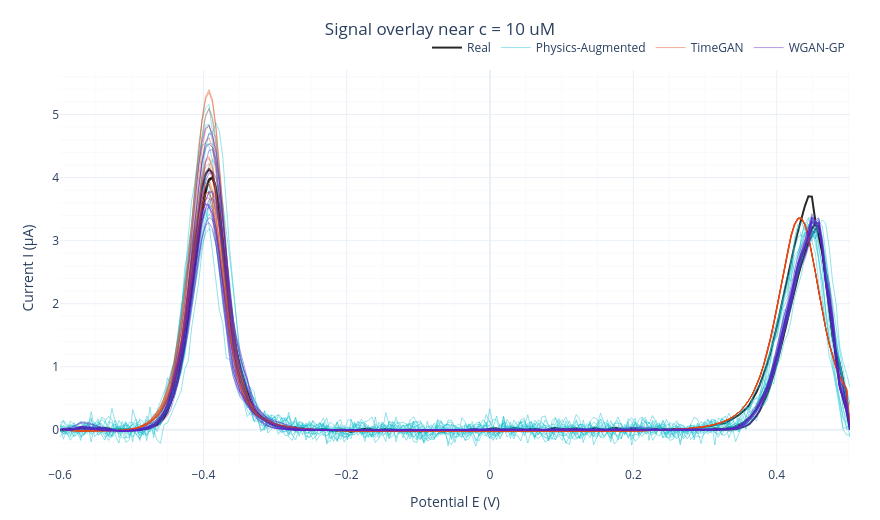

The notebook cell saved with this chart:
### Markdown cell above
## 2 - Simple overlay: real vs every synthetic source

The most direct sanity check - do the synthetic curves sit on top of the
real replicates?

### Code cell
fa.plot_signal_overlay(E, real, sources, concentration=10.0,
                       title='Signal overlay near c = 10 uM').show()

### Figure 1 — Plotly figure (JSON) as saved in the notebook; plotly's stock layout.template omitted (floating-point values rounded to 4 significant figures; data arrays with more than 128 entries replaced by an {"elided": "..."} marker saying what was removed)
{"data": [{"legendgroup": "Real", "line": {"color": "#111111", "width": 2}, "mode": "lines", "name": "Real", "opacity": 0.9, "showlegend": true, "type": "scatter", "x": {"elided": "229 float values"}, "y": {"elided": "229 float values"}}, {"legendgroup": "Real", "line": {"color": "#111111", "width": 2}, "mode": "lines", "name": "Real", "opacity": 0.9, "showlegend": false, "type": "scatter", "x": {"elided": "229 float values"}, "y": {"elided": "229 float values"}}, {"legendgroup": "Real", "line": {"color": "#111111", "width": 2}, "mode": "lines", "name": "Real", "opacity": 0.9, "showlegend": false, "type": "scatter", "x": {"elided": "229 float values"}, "y": {"elided": "229 float values"}}, {"legendgroup": "Physics-Augmented", "line": {"color": "#17becf", "width": 1}, "mode": "lines", "name": "Physics-Augmented", "opacity": 0.45, "showlegend": true, "type": "scatter", "x": {"elided": "229 float values"}, "y": {"elided": "229 float values"}}, {"legendgroup": "Physics-Augmented", "line": {"color": "#17becf", "width": 1}, "mode": "lines", "name": "Physics-Augmented", "opacity": 0.45, "showlegend": false, "type": "scatter", "x": {"elided": "229 float values"}, "y": {"elided": "229 float values"}}, {"legendgroup": "Physics-Augmented", "line": {"color": "#17becf", "width": 1}, "mode": "lines", "name": "Physics-Augmented", "opacity": 0.45, "showlegend": false, "type": "scatter", "x": {"elided": "229 float values"}, "y": {"elided": "229 float values"}}, {"legendgroup": "Physics-Augmented", "line": {"color": "#17becf", "width": 1}, "mode": "lines", "name": "Physics-Augmented", "opacity": 0.45, "showlegend": false, "type": "scatter", "x": {"elided": "229 float values"}, "y": {"elided": "229 float values"}}, {"legendgroup": "Physics-Augmented", "line": {"color": "#17becf", "width": 1}, "mode": "lines", "name": "Physics-Augmented", "opacity": 0.45, "showlegend": false, "type": "scatter", "x": {"elided": "229 float values"}, "y": {"elided": "229 float values"}}, {"legendgroup": "Physics-Augmented", "line": {"color": "#17becf", "width": 1}, "mode": "lines", "name": "Physics-Augmented", "opacity": 0.45, "showlegend": false, "type": "scatter", "x": {"elided": "229 float values"}, "y": {"elided": "229 float values"}}, {"legendgroup": "Physics-Augmented", "line": {"color": "#17becf", "width": 1}, "mode": "lines", "name": "Physics-Augmented", "opacity": 0.45, "showlegend": false, "type": "scatter", "x": {"elided": "229 float values"}, "y": {"elided": "229 float values"}}, {"legendgroup": "Physics-Augmented", "line": {"color": "#17becf", "width": 1}, "mode": "lines", "name": "Physics-Augmented", "opacity": 0.45, "showlegend": false, "type": "scatter", "x": {"elided": "229 float values"}, "y": {"elided": "229 float values"}}, {"legendgroup": "Physics-Augmented", "line": {"color": "#17becf", "width": 1}, "mode": "lines", "name": "Physics-Augmented", "opacity": 0.45, "showlegend": false, "type": "scatter", "x": {"elided": "229 float values"}, "y": {"elided": "229 float values"}}, {"legendgroup": "Physics-Augmented", "line": {"color": "#17becf", "width": 1}, "mode": "lines", "name": "Physics-Augmented", "opacity": 0.45, "showlegend": false, "type": "scatter", "x": {"elided": "229 float values"}, "y": {"elided": "229 float values"}}, {"legendgroup": "Physics-Augmented", "line": {"color": "#17becf", "width": 1}, "mode": "lines", "name": "Physics-Augmented", "opacity": 0.45, "showlegend": false, "type": "scatter", "x": {"elided": "229 float values"}, "y": {"elided": "229 float values"}}, {"legendgroup": "Physics-Augmented", "line": {"color": "#17becf", "width": 1}, "mode": "lines", "name": "Physics-Augmented", "opacity": 0.45, "showlegend": false, "type": "scatter", "x": {"elided": "229 float values"}, "y": {"elided": "229 float values"}}, {"legendgroup": "Physics-Augmented", "line": {"color": "#17becf", "width": 1}, "mode": "lines", "name": "Physics-Augmented", "opacity": 0.45, "showlegend": false, "type": "scatter", "x": {"elided": "229 float values"}, "y": {"elided": "229 float values"}}, {"legendgroup": "Physics-Augmented", "line": {"color": "#17becf", "width": 1}, "mode": "lines", "name": "Physics-Augmented", "opacity": 0.45, "showlegend": false, "type": "scatter", "x": {"elided": "229 float values"}, "y": {"elided": "229 float values"}}, {"legendgroup": "Physics-Augmented", "line": {"color": "#17becf", "width": 1}, "mode": "lines", "name": "Physics-Augmented", "opacity": 0.45, "showlegend": false, "type": "scatter", "x": {"elided": "229 float values"}, "y": {"elided": "229 float values"}}, {"legendgroup": "TimeGAN", "line": {"color": "#e34a1a", "width": 1}, "mode": "lines", "name": "TimeGAN", "opacity": 0.45, "showlegend": true, "type": "scatter", "x": {"elided": "229 float values"}, "y": {"elided": "229 float values"}}, {"legendgroup": "TimeGAN", "line": {"color": "#e34a1a", "width": 1}, "mode": "lines", "name": "TimeGAN", "opacity": 0.45, "showlegend": false, "type": "scatter", "x": {"elided": "229 float values"}, "y": {"elided": "229 float values"}}, {"legendgroup": "TimeGAN", "line": {"color": "#e34a1a", "width": 1}, "mode": "lines", "name": "TimeGAN", "opacity": 0.45, "showlegend": false, "type": "scatter", "x": {"elided": "229 float values"}, "y": {"elided": "229 float values"}}, {"legendgroup": "TimeGAN", "line": {"color": "#e34a1a", "width": 1}, "mode": "lines", "name": "TimeGAN", "opacity": 0.45, "showlegend": false, "type": "scatter", "x": {"elided": "229 float values"}, "y": {"elided": "229 float values"}}, {"legendgroup": "TimeGAN", "line": {"color": "#e34a1a", "width": 1}, "mode": "lines", "name": "TimeGAN", "opacity": 0.45, "showlegend": false, "type": "scatter", "x": {"elided": "229 float values"}, "y": {"elided": "229 float values"}}, {"legendgroup": "TimeGAN", "line": {"color": "#e34a1a", "width": 1}, "mode": "lines", "name": "TimeGAN", "opacity": 0.45, "showlegend": false, "type": "scatter", "x": {"elided": "229 float values"}, "y": {"elided": "229 float values"}}, {"legendgroup": "TimeGAN", "line": {"color": "#e34a1a", "width": 1}, "mode": "lines", "name": "TimeGAN", "opacity": 0.45, "showlegend": false, "type": "scatter", "x": {"elided": "229 float values"}, "y": {"elided": "229 float values"}}, {"legendgroup": "TimeGAN", "line": {"color": "#e34a1a", "width": 1}, "mode": "lines", "name": "TimeGAN", "opacity": 0.45, "showlegend": false, "type": "scatter", "x": {"elided": "229 float values"}, "y": {"elided": "229 float values"}}, {"legendgroup": "TimeGAN", "line": {"color": "#e34a1a", "width": 1}, "mode": "lines", "name": "TimeGAN", "opacity": 0.45, "showlegend": false, "type": "scatter", "x": {"elided": "229 float values"}, "y": {"elided": "229 float values"}}, {"legendgroup": "TimeGAN", "line": {"color": "#e34a1a", "width": 1}, "mode": "lines", "name": "TimeGAN", "opacity": 0.45, "showlegend": false, "type": "scatter", "x": {"elided": "229 float values"}, "y": {"elided": "229 float values"}}, {"legendgroup": "TimeGAN", "line": {"color": "#e34a1a", "width": 1}, "mode": "lines", "name": "TimeGAN", "opacity": 0.45, "showlegend": false, "type": "scatter", "x": {"elided": "229 float values"}, "y": {"elided": "229 float values"}}, {"legendgroup": "TimeGAN", "line": {"color": "#e34a1a", "width": 1}, "mode": "lines", "name": "TimeGAN", "opacity": 0.45, "showlegend": false, "type": "scatter", "x": {"elided": "229 float values"}, "y": {"elided": "229 float values"}}, {"legendgroup": "TimeGAN", "line": {"color": "#e34a1a", "width": 1}, "mode": "lines", "name": "TimeGAN", "opacity": 0.45, "showlegend": false, "type": "scatter", "x": {"elided": "229 float values"}, "y": {"elided": "229 float values"}}, {"legendgroup": "TimeGAN", "line": {"color": "#e34a1a", "width": 1}, "mode": "lines", "name": "TimeGAN", "opacity": 0.45, "showlegend": false, "type": "scatter", "x": {"elided": "229 float values"}, "y": {"elided": "229 float values"}}, {"legendgroup": "TimeGAN", "line": {"color": "#e34a1a", "width": 1}, "mode": "lines", "name": "TimeGAN", "opacity": 0.45, "showlegend": false, "type": "scatter", "x": {"elided": "229 float values"}, "y": {"elided": "229 float values"}}, {"legendgroup": "WGAN-GP", "line": {"color": "#5a23c4", "width": 1}, "mode": "lines", "name": "WGAN-GP", "opacity": 0.45, "showlegend": true, "type": "scatter", "x": {"elided": "229 float values"}, "y": {"elided": "229 float values"}}, {"legendgroup": "WGAN-GP", "line": {"color": "#5a23c4", "width": 1}, "mode": "lines", "name": "WGAN-GP", "opacity": 0.45, "showlegend": false, "type": "scatter", "x": {"elided": "229 float values"}, "y": {"elided": "229 float values"}}, {"legendgroup": "WGAN-GP", "line": {"color": "#5a23c4", "width": 1}, "mode": "lines", "name": "WGAN-GP", "opacity": 0.45, "showlegend": false, "type": "scatter", "x": {"elided": "229 float values"}, "y": {"elided": "229 float values"}}, {"legendgroup": "WGAN-GP", "line": {"color": "#5a23c4", "width": 1}, "mode": "lines", "name": "WGAN-GP", "opacity": 0.45, "showlegend": false, "type": "scatter", "x": {"elided": "229 float values"}, "y": {"elided": "229 float values"}}, {"legendgroup": "WGAN-GP", "line": {"color": "#5a23c4", "width": 1}, "mode": "lines", "name": "WGAN-GP", "opacity": 0.45, "showlegend": false, "type": "scatter", "x": {"elided": "229 float values"}, "y": {"elided": "229 float values"}}, {"legendgroup": "WGAN-GP", "line": {"color": "#5a23c4", "width": 1}, "mode": "lines", "name": "WGAN-GP", "opacity": 0.45, "showlegend": false, "type": "scatter", "x": {"elided": "229 float values"}, "y": {"elided": "229 float values"}}, {"legendgroup": "WGAN-GP", "line": {"color": "#5a23c4", "width": 1}, "mode": "lines", "name": "WGAN-GP", "opacity": 0.45, "showlegend": false, "type": "scatter", "x": {"elided": "229 float values"}, "y": {"elided": "229 float values"}}, {"legendgroup": "WGAN-GP", "line": {"color": "#5a23c4", "width": 1}, "mode": "lines", "name": "WGAN-GP", "opacity": 0.45, "showlegend": false, "type": "scatter", "x": {"elided": "229 float values"}, "y": {"elided": "229 float values"}}, {"legendgroup": "WGAN-GP", "line": {"color": "#5a23c4", "width": 1}, "mode": "lines", "name": "WGAN-GP", "opacity": 0.45, "showlegend": false, "type": "scatter", "x": {"elided": "229 float values"}, "y": {"elided": "229 float values"}}, {"legendgroup": "WGAN-GP", "line": {"color": "#5a23c4", "width": 1}, "mode": "lines", "name": "WGAN-GP", "opacity": 0.45, "showlegend": false, "type": "scatter", "x": {"elided": "229 float values"}, "y": {"elided": "229 float values"}}, {"legendgroup": "WGAN-GP", "line": {"color": "#5a23c4", "width": 1}, "mode": "lines", "name": "WGAN-GP", "opacity": 0.45, "showlegend": false, "type": "scatter", "x": {"elided": "229 float values"}, "y": {"elided": "229 float values"}}, {"legendgroup": "WGAN-GP", "line": {"color": "#5a23c4", "width": 1}, "mode": "lines", "name": "WGAN-GP", "opacity": 0.45, "showlegend": false, "type": "scatter", "x": {"elided": "229 float values"}, "y": {"elided": "229 float values"}}, {"legendgroup": "WGAN-GP", "line": {"color": "#5a23c4", "width": 1}, "mode": "lines", "name": "WGAN-GP", "opacity": 0.45, "showlegend": false, "type": "scatter", "x": {"elided": "229 float values"}, "y": {"elided": "229 float values"}}, {"legendgroup": "WGAN-GP", "line": {"color": "#5a23c4", "width": 1}, "mode": "lines", "name": "WGAN-GP", "opacity": 0.45, "showlegend": false, "type": "scatter", "x": {"elided": "229 float values"}, "y": {"elided": "229 float values"}}, {"legendgroup": "WGAN-GP", "line": {"color": "#5a23c4", "width": 1}, "mode": "lines", "name": "WGAN-GP", "opacity": 0.45, "showlegend": false, "type": "scatter", "x": {"elided": "229 float values"}, "y": {"elided": "229 float values"}}], "layout": {"height": 520, "legend": {"orientation": "h", "x": 1, "xanchor": "right", "y": 1.02, "yanchor": "bottom"}, "margin": {"b": 50, "l": 60, "r": 30, "t": 70}, "title": {"text": "Signal overlay near c = 10 uM", "x": 0.5, "xanchor": "center"}, "width": 880, "xaxis": {"minor": {"showgrid": true}, "showgrid": true, "title": {"text": "Potential E (V)"}}, "yaxis": {"minor": {"showgrid": true}, "showgrid": true, "title": {"text": "Current I (µA)"}}}}
